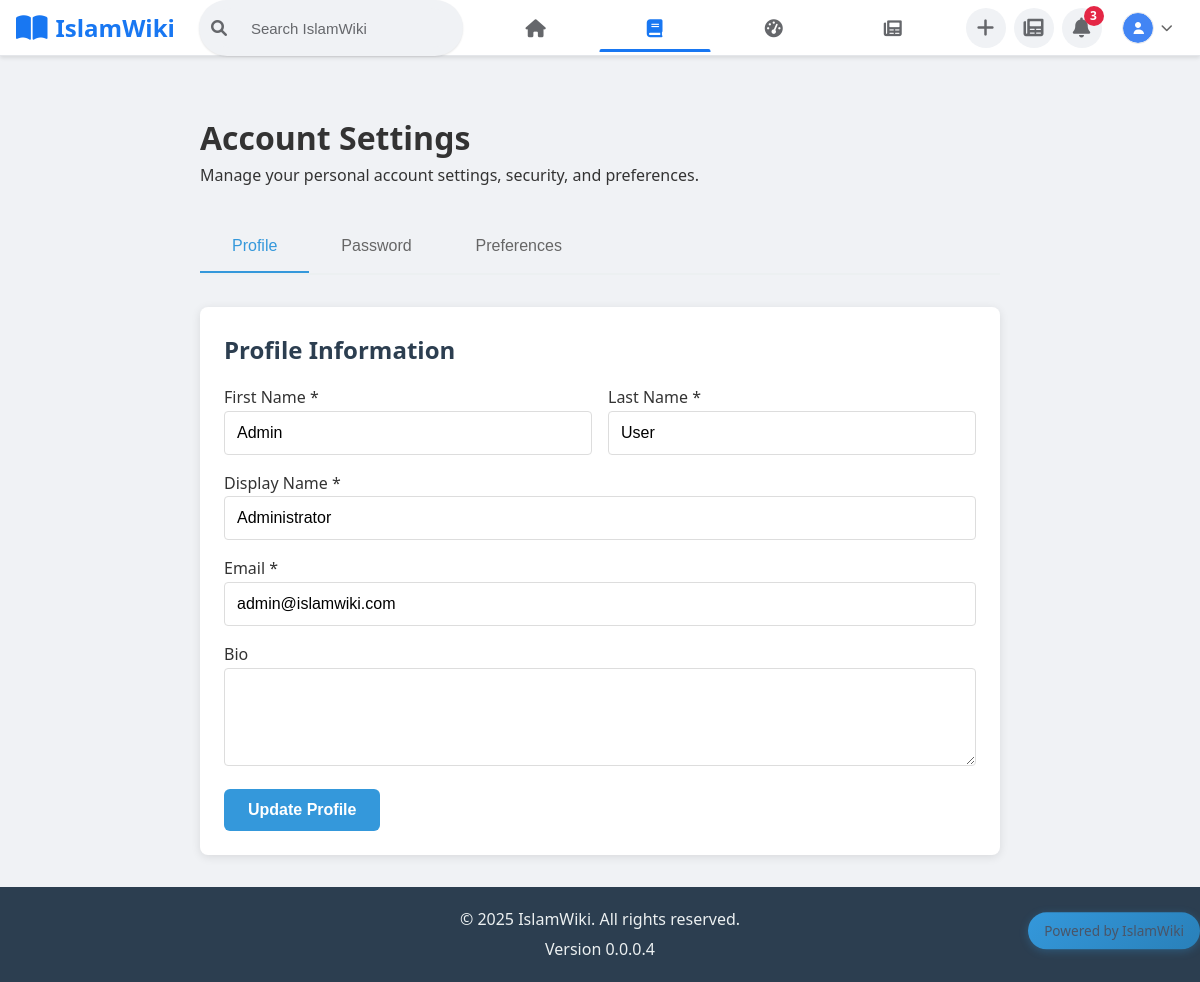
The page /settings.php (signed in) on the database its author committed.
### tables this page shows
CREATE TABLE `users` (
    `id` bigint(20) unsigned NOT NULL AUTO_INCREMENT,
    `username` varchar(50) NOT NULL UNIQUE,
    `email` varchar(255) NOT NULL UNIQUE,
    `password_hash` varchar(255) NOT NULL,
    `first_name` varchar(100) NOT NULL,
    `last_name` varchar(100) NOT NULL,
    `display_name` varchar(100) NOT NULL,
    `bio` text,
    `avatar` varchar(255),
    `email_verified_at` timestamp NULL,
    `email_verification_token` varchar(100),
    `is_active` tinyint(1) NOT NULL DEFAULT 1,
    `is_banned` tinyint(1) NOT NULL DEFAULT 0,
    `last_login_at` timestamp NULL,
    `last_seen_at` timestamp NULL,
    `created_at` timestamp NOT NULL DEFAULT CURRENT_TIMESTAMP,
    `updated_at` timestamp NOT NULL DEFAULT CURRENT_TIMESTAMP ON UPDATE CURRENT_TIMESTAMP,
    PRIMARY KEY (`id`),
    KEY `idx_username` (`username`),
    KEY `idx_email` (`email`),
    KEY `idx_is_active` (`is_active`),
    KEY `idx_created_at` (`created_at`)
);

### public/includes/functions.php (called while the page is built, shortened)
<?php
require_once __DIR__ . '/../config/database.php';
function get_user($user_id) {
    global $pdo;
    $stmt = $pdo->prepare("SELECT * FROM users WHERE id = ?");
    $stmt->execute([$user_id]);
    return $stmt->fetch();
}

### public/settings.php (the view, shortened to what this page needs)
<?php
require_once 'config/config.php';
require_once 'includes/functions.php';
include 'includes/header.php';
?>
<div class="settings-container">
    <h1>Account Settings</h1>
    <p>Manage your personal account settings, security, and preferences.</p>
    <div class="settings-tabs">
        <button class="tab-button active" onclick="showTab('profile')">Profile</button>
        <button class="tab-button" onclick="showTab('password')">Password</button>
        <button class="tab-button" onclick="showTab('preferences')">Preferences</button>
    </div>
    <div id="profile-tab" class="tab-content active">
        <div class="card">
            <h2>Profile Information</h2>
            <form method="POST">
                <div class="form-row">
                    <div class="form-group">
                        <label for="first_name">First Name *</label>
                        <input type="text" id="first_name" name="first_name" required
                               value="<?php echo htmlspecialchars($current_user['first_name']); ?>">
                    </div>
                    <div class="form-group">
                        <label for="last_name">Last Name *</label>
                        <input type="text" id="last_name" name="last_name" required
                               value="<?php echo htmlspecialchars($current_user['last_name']); ?>">
                    </div>
                </div>
                <div class="form-group">
                    <label for="display_name">Display Name *</label>
                    <input type="text" id="display_name" name="display_name" required
                           value="<?php echo htmlspecialchars($current_user['display_name']); ?>">
                </div>
                <div class="form-group">
                    <label for="email">Email *</label>
                    <input type="email" id="email" name="email" required
                           value="<?php echo htmlspecialchars($current_user['email']); ?>">
                </div>
                <div class="form-group">
                    <label for="bio">Bio</label>
                    <textarea id="bio" name="bio" rows="4"><?php echo htmlspecialchars($current_user['bio']); ?></textarea>
                </div>
                <button type="submit" class="btn btn-primary">Update Profile</button>
            </form>
        </div>
    </div>
</div>
<?php include 'includes/footer.php'; ?>

### public/assets/css/style.css (style rules this page uses)
* { margin: 0; padding: 0; box-sizing: border-box; }
body { font-family: 'Segoe UI', Tahoma, Geneva, Verdana, sans-serif; line-height: 1.6; color: #333; background-color: #F0F2F5; }
.form-group { margin-bottom: 1rem; }
.form-group label { display: block; */ margin-bottom: 0.5rem; font-weight: 500; }
.form-group input, .form-group textarea { width: 100%; padding: 0.75rem; border: 1px solid #ddd; border-radius: 4px; font-size: 1rem; }
.btn { display: inline-block; padding: 0.75rem 1.5rem; background-color: #3498db; color: #4a5568; text-decoration: none; border: none; border-radius: 4px; cursor: pointer; font-size: 1rem; transition: background-color 0.3s; }
.card { background: white; padding: 1.5rem; border-radius: 8px; box-shadow: 0 2px 10px rgba(0,0,0,0.1); margin-bottom: 1rem; }
.card h2 { margin-bottom: 1rem; color: #2c3e50; }
body { padding-top: 56px; }
body { padding-top: 56px; background: #F0F2F5; }
.btn { display: inline-block; padding: 12px 24px; border-radius: 6px; text-decoration: none; font-weight: 600; transition: all 0.3s ease; }
.btn-primary { background: #3498db; color: white; }

### public/settings.php (style rules this page uses)
.settings-container { max-width: 800px; margin: 0 auto; }
.settings-tabs { display: flex; border-bottom: 2px solid #ecf0f1; margin: 2rem 0; }
.tab-button { background: none; border: none; padding: 1rem 2rem; cursor: pointer; font-size: 1rem; color: #666; border-bottom: 2px solid transparent; transition: all 0.3s; }
.tab-button.active { color: #3498db; border-bottom-color: #3498db; }
.tab-content { display: none; }
.tab-content.active { display: block; }
.form-row { display: grid; grid-template-columns: 1fr 1fr; gap: 1rem; }

### rows shown on the page
users: first_name "Admin", last_name "User", display_name "Administrator", email "admin@islamwiki.com"

### other values the page prints
SITE_NAME "IslamWiki"
SITE_VERSION "0.0.0.4"
